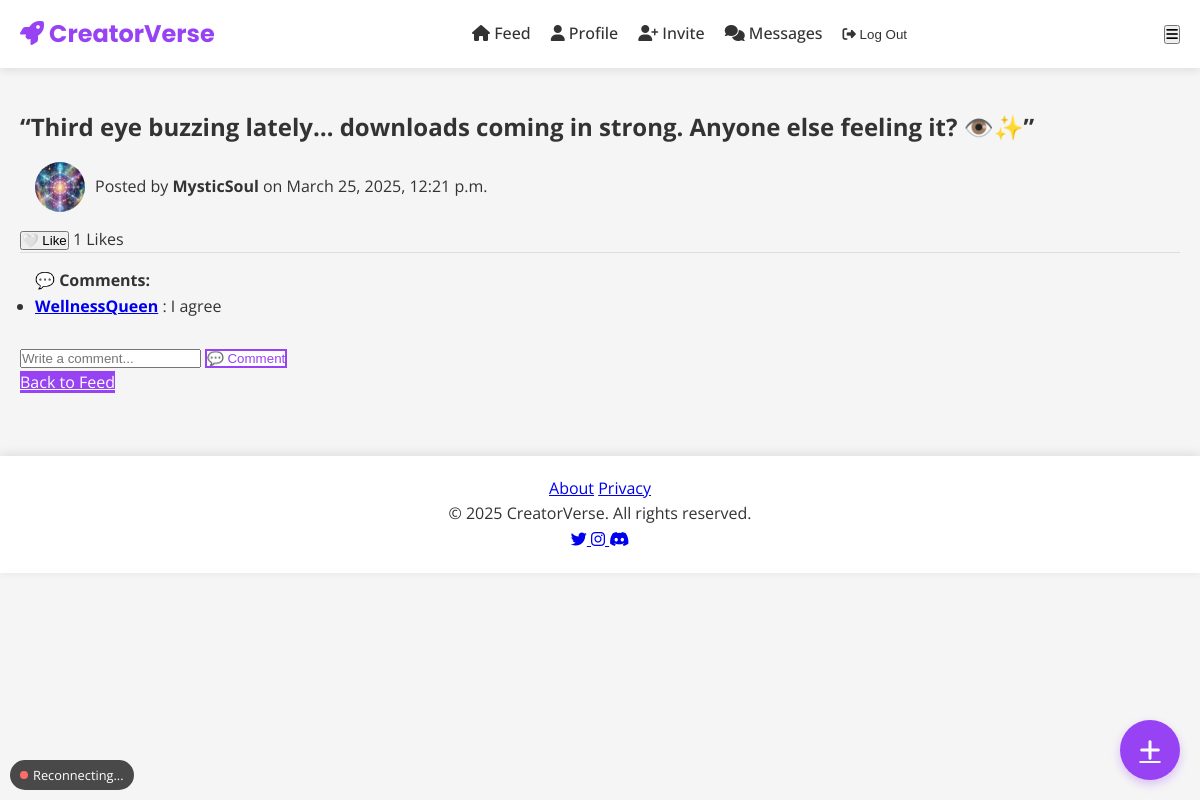
/feed/post/9/ (signed in), run on the app's committed database.
### feed/models.py (models this page shows, shortened)
class Post(models.Model):
    user = models.ForeignKey(
        User,
        on_delete=models.CASCADE,
        related_name="posts",
        verbose_name=_("Author")
    )
    content = models.TextField(
        verbose_name=_("Content"),
        help_text=_("Share your creative content")
    )
    image = models.ImageField(
        upload_to="post_images/",
        blank=True,
        null=True,
        verbose_name=_("Image")
    )
    created_at = models.DateTimeField(
        auto_now_add=True,
        verbose_name=_("Created at")
    )
    updated_at = models.DateTimeField(
        auto_now=True,
        verbose_name=_("Last updated")
    )
    is_draft = models.BooleanField(
        default=False,
        verbose_name=_("Draft status")
    )
    keywords = models.CharField(
        max_length=255,
        blank=True,
        null=True,
        verbose_name=_("Keywords")
    )
    class Meta:
        ordering = ["-created_at"]
        verbose_name = _("Post")
        verbose_name_plural = _("Posts")
        indexes = [
            models.Index(fields=['created_at']),
            models.Index(fields=['user', 'created_at']),
        ]

class Comment(models.Model):
    user = models.ForeignKey(
        User,
        on_delete=models.CASCADE,
        related_name="post_comments",
        verbose_name=_("Author")
    )
    post = models.ForeignKey(
        Post,
        on_delete=models.CASCADE,
        related_name="comments",
        verbose_name=_("Post")
    )
    parent = models.ForeignKey(
        'self',
        null=True,
        blank=True,
        on_delete=models.CASCADE,
        related_name="replies",
        verbose_name=_("Parent comment")
    )
    content = models.TextField(
        verbose_name=_("Comment text")
    )
    created_at = models.DateTimeField(
        auto_now_add=True,
        verbose_name=_("Created at")
    )
    updated_at = models.DateTimeField(
        auto_now=True,
        verbose_name=_("Last updated")
    )
    is_edited = models.BooleanField(
        default=False,
        verbose_name=_("Edited status")
    )
    class Meta:
        ordering = ["-created_at"]
        verbose_name = _("Comment")
        verbose_name_plural = _("Comments")
        indexes = [
            models.Index(fields=['post', 'created_at']),
            models.Index(fields=['parent']),
        ]

### users/models.py (models this page shows, shortened)
class CustomUser(AbstractUser):
    bio = models.TextField(
        blank=True,
        null=True,
        max_length=500,
        help_text=_("Tell others about yourself (max 500 chars)"),
        validators=[validate_bio_length]
    )
    profile_image = models.ImageField(
        upload_to=upload_to_profile_pics,
        blank=True,
        null=True,
        help_text=_("Upload a profile picture (1:1 aspect ratio recommended)"),
        validators=[FileExtensionValidator(['jpg', 'jpeg', 'png', 'webp'])]
    )
    following = models.ManyToManyField(
        'self',
        symmetrical=False,
        related_name='followers',
        blank=True,
        help_text=_("Users this user is following")
    )
    social_links = JSONField(
        default=dict,
        blank=True,
        help_text=_("Social media links in JSON format (e.g., {'twitter': 'https://...'})")
    )
    is_verified = models.BooleanField(
        default=False,
        help_text=_("Designates whether the user is verified")
    )
    last_seen = models.DateTimeField(
        auto_now=True,
        help_text=_("Last time the user was active")
    )
    used_invite = models.BooleanField(
        default=False,
        help_text=_("Has this user used an invite code?")
    )
    class Meta:
        verbose_name = _("User")
        verbose_name_plural = _("Users")
        indexes = [
            models.Index(fields=['username']),
            models.Index(fields=['email']),
            models.Index(fields=['last_seen']),
        ]
        ordering = ['-date_joined']

### feed/views.py (the view)
# urls.py: path('post/<int:post_id>/', post_detail_view, name='post_detail'),
@login_required
def post_detail_view(request, post_id):
    post = get_object_or_404(Post, id=post_id)
    comments = post.comments.all().order_by('created_at')
    return render(request, 'feed/post_detail.html', {'post': post, 'comments': comments})

### users/context_processors.py (called while the page is built)
def site_settings(request):
    from django.conf import settings
    return {
        'SITE_NAME': 'CreatorVerse',
        'SITE_URL': settings.SITE_URL,
    }

def unread_messages(request):
    if request.user.is_authenticated:
        from users.models import Message
        return {
            'unread_count': Message.objects.filter(
                receiver=request.user,
                is_read=False
            ).count()
        }
    return {}

### feed/templates/feed/post_detail.html (shortened to what this page needs)
{% extends 'base.html' %}
{% block content %}
  <div class="post-detail-container">
    <h2 class="post-title">{{ post.content }}</h2>
    <div class="post-header">
      <img src="{{ post.user.profile_image.url }}" alt="{{ post.user.username }}" class="post-avatar">
      <p>Posted by <strong>{{ post.user.username }}</strong> on {{ post.created_at|date:"F j, Y, g:i a" }}</p>
    </div>
    <button class="like-btn" data-post-id="{{ post.id }}">
        {% if user in post.likes.all %}
            ❤️ Unlike
        {% else %}
            🤍 Like
        {% endif %}
    </button>
    <span id="like-count-{{ post.id }}">{{ post.likes.count }}</span> Likes
    <div class="comments-section">
      <h4>💬 Comments:</h4>
      <ul id="comment-list-{{ post.id }}">
        {% for comment in post.comments.all %}
          <li class="comment-item">
            <strong>
              <a href="{% url 'user_profile' comment.user.username %}">{{ comment.user.username }}</a>
            </strong>: {{ comment.content }}
          </li>
        {% empty %}
          <li>No comments yet. Be the first to comment!</li>
        {% endfor %}
      </ul>
    </div>
    {% if user.is_authenticated %}
      <form class="comment-form" data-post-id="{{ post.id }}">
        <input type="text" name="content" placeholder="Write a comment..." required>
        <button type="submit" class="btn-secondary">💬 Comment</button>
      </form>
    {% endif %}
    <a href="{% url 'feed' %}" class="btn-primary">Back to Feed</a>
  </div>
{% endblock %}

### static/css/styles.css (style rules this page uses)
* { margin: 0; padding: 0; box-sizing: border-box; }
body { font-family: "Open Sans", sans-serif; color: #333333; line-height: 1.6; background: #F5F5F5; }
.btn-primary { background: #9743F4; color: #FFFFFF; border: none; }
.btn-secondary { background: #FFFFFF; color: #9743F4; border: 2px solid #9743F4; }
.post-header { display: flex; align-items: center; padding: 15px; }
.post-avatar { width: 50px; height: 50px; border-radius: 50%; object-fit: cover; margin-right: 10px; }
.comments-section { padding: 15px; background: #F5F5F5; border-top: 1px solid #DDD; }
.comment-item { margin-bottom: 10px; }

### data on the page
Post: content "“Third eye buzzing lately… downloads coming in strong. Anyone else feeling it? 👁️✨”", user.profile_image (picture), user.username "MysticSoul", created_at "March 25, 2025, 12:21 p.m.", likes.count "1"
Comment: user.username "WellnessQueen", content "I agree"
